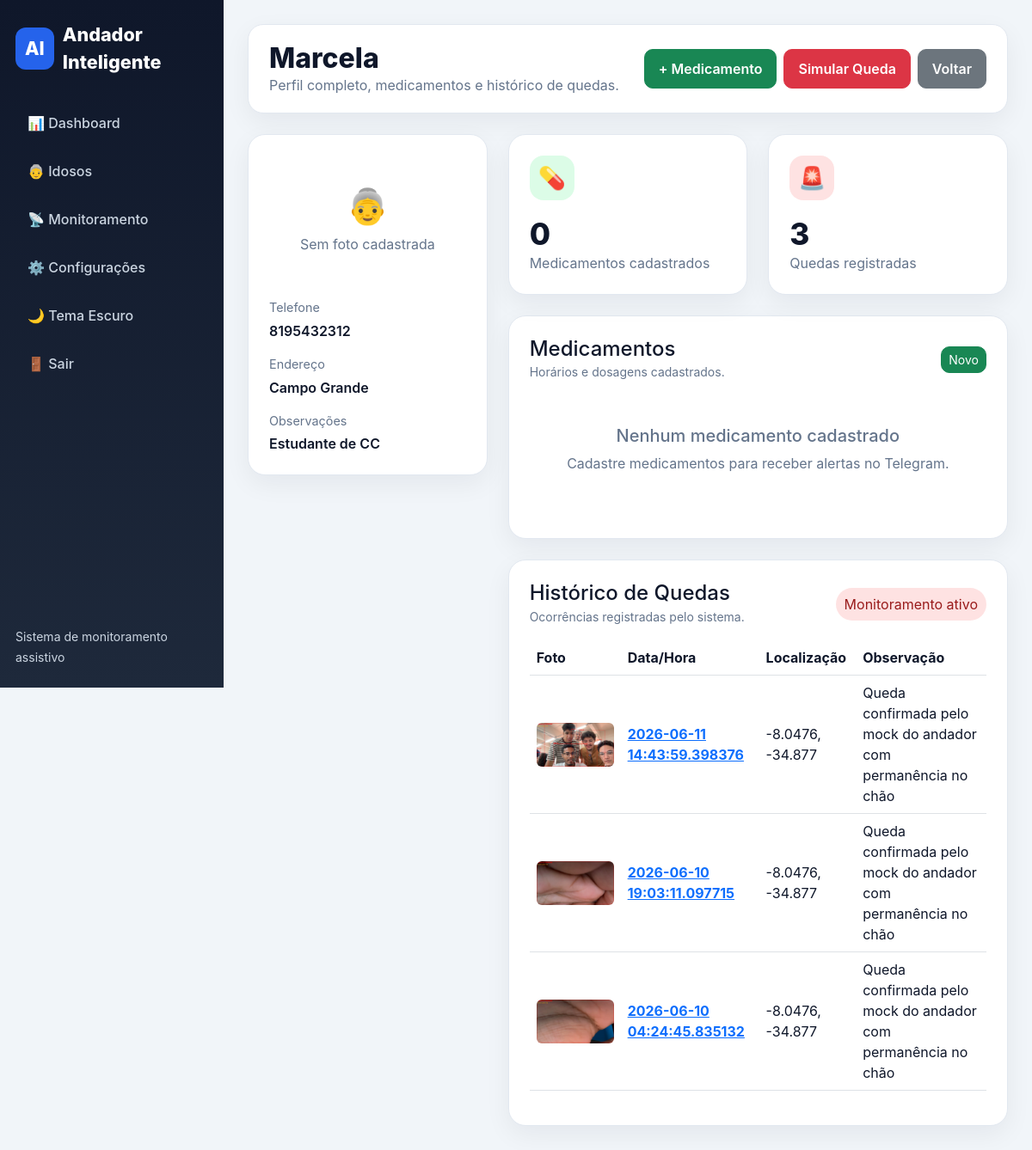
/idosos/2 (signed in), run on the app's committed database.
### models.py (models this page shows)
class Idoso(db.Model):
    __tablename__ = "idosos"
    id = db.Column(
        db.Integer,
        primary_key=True
    )
    usuario_id = db.Column(
        db.Integer,
        db.ForeignKey("usuarios.id"),
        nullable=False
    )
    nome = db.Column(
        db.String(100),
        nullable=False
    )
    data_nascimento = db.Column(
        db.Date
    )
    telefone = db.Column(
        db.String(20)
    )
    endereco = db.Column(
        db.String(255)
    )
    foto = db.Column(
        db.String(255)
    )
    observacoes = db.Column(
        db.Text
    )
    ativo = db.Column(
        db.Boolean,
        default=True
    )

class Queda(db.Model):
    __tablename__ = "quedas"
    id = db.Column(
        db.Integer,
        primary_key=True
    )
    idoso_id = db.Column(
        db.Integer,
        db.ForeignKey("idosos.id"),
        nullable=False
    )
    foto = db.Column(
        db.String(255)
    )
    latitude = db.Column(
        db.Float
    )
    longitude = db.Column(
        db.Float
    )
    observacao = db.Column(
        db.Text
    )
    data_hora = db.Column(
        db.DateTime,
        default=datetime.utcnow
    )

### app.py (the view)
@app.route(
    "/idosos/<int:idoso_id>"
)
def visualizar_idoso(idoso_id):
    if "usuario_id" not in session:
        return redirect(
            "/login"
        )
    idoso = Idoso.query.filter_by(
        id=idoso_id,
        usuario_id=session[
            "usuario_id"
        ]
    ).first_or_404()
    medicamentos = Medicamento.query.filter_by(
        idoso_id=idoso.id
    ).all()
    quedas = (
        Queda.query
        .filter_by(
            idoso_id=idoso.id
        )
        .order_by(
            Queda.data_hora.desc()
        )
        .all()
    )
    return render_template(
        "idoso_detalhes.html",
        idoso=idoso,
        medicamentos=medicamentos,
        quedas=quedas
    )

### projeto-andador-flask/templates/idoso_detalhes.html (shortened to what this page needs)
{% extends 'base.html' %}
{% block conteudo %}
<div class="page-header">
    <div>
        <h2>{{ idoso.nome }}</h2>
        <p>
            Perfil completo, medicamentos e histórico de quedas.
        </p>
    </div>
    <div class="d-flex gap-2 flex-wrap">
        <a
            href="/idosos/{{ idoso.id }}/medicamentos/novo"
            class="btn btn-success btn-soft">
            + Medicamento
        </a>
        <a
            href="/idosos/{{ idoso.id }}/simular-queda"
            class="btn btn-danger btn-soft">
            Simular Queda
        </a>
        <a
            href="/idosos"
            class="btn btn-secondary btn-soft">
            Voltar
        </a>
    </div>
</div>
<div class="row g-4">
    <div class="col-lg-4">
        <div class="panel-card">
            {% if idoso.foto %}
            <img
                src="{{ url_for('static', filename='uploads/' + idoso.foto) }}"
                class="profile-img mb-3">
            {% else %}
            <div class="empty-state">
                <h1>👵</h1>
                <p>Sem foto cadastrada</p>
            </div>
            {% endif %}
            <div class="mb-3">
                <div class="info-label">Telefone</div>
                <div class="info-value">
                    {{ idoso.telefone or 'Não informado' }}
                </div>
            </div>
            <div class="mb-3">
                <div class="info-label">Endereço</div>
                <div class="info-value">
                    {{ idoso.endereco or 'Não informado' }}
                </div>
            </div>
            <div>
                <div class="info-label">Observações</div>
                <div class="info-value">
                    {{ idoso.observacoes or 'Nenhuma observação cadastrada.' }}
                </div>
            </div>
        </div>
    </div>
    <div class="col-lg-8">
        <div class="row g-4 mb-4">
            <div class="col-md-6">
                <div class="stat-card">
                    <div class="stat-icon stat-green">
                        💊
                    </div>
                    <h3>{{ medicamentos|length }}</h3>
                    <p>Medicamentos cadastrados</p>
                </div>
            </div>
            <div class="col-md-6">
                <div class="stat-card">
                    <div class="stat-icon stat-red">
                        🚨
                    </div>
                    <h3>{{ quedas|length }}</h3>
                    <p>Quedas registradas</p>
                </div>
            </div>
        </div>
        <div class="panel-card mb-4">
            <div class="d-flex justify-content-between align-items-center mb-3">
                <div>
                    <h4 class="mb-0">Medicamentos</h4>
                    <small class="text-muted">
                        Horários e dosagens cadastrados.
                    </small>
                </div>
                <a
                    href="/idosos/{{ idoso.id }}/medicamentos/novo"
                    class="btn btn-success btn-sm">
                    Novo
                </a>
            </div>
            {% if medicamentos %}
            <table class="table table-hover">
                <thead>
                    <tr>
                        <th>Nome</th>
                        <th>Dosagem</th>
                        <th>Horário</th>
                    </tr>
                </thead>
                <tbody>
                    {% for m in medicamentos %}
                    <tr>
                        <td>{{ m.nome }}</td>
                        <td>{{ m.dosagem }}</td>
                        <td>
                            <span class="badge bg-primary">
                                {{ m.horario }}
                            </span>
                        </td>
                    </tr>
                    {% endfor %}
                </tbody>
            </table>
            {% else %}
            <div class="empty-state">
                <h5>Nenhum medicamento cadastrado</h5>
                <p>
                    Cadastre medicamentos para receber alertas no Telegram.
                </p>
            </div>
            {% endif %}
        </div>
        <div class="panel-card">
            <div class="d-flex justify-content-between align-items-center mb-3">
                <div>
                    <h4 class="mb-0">Histórico de Quedas</h4>
                    <small class="text-muted">
                        Ocorrências registradas pelo sistema.
                    </small>
                </div>
                <span class="badge-soft-danger">
                    Monitoramento ativo
                </span>
            </div>
            {% if quedas %}
            <table class="table table-hover">
                <thead>
                    <tr>
                        <th>Foto</th>
                        <th>Data/Hora</th>
                        <th>Localização</th>
                        <th>Observação</th>
                    </tr>
                </thead>
                <tbody>
                    {% for q in quedas %}
                    <tr>
                        <td>
                            {% if q.foto %}
                            <img
                                src="{{ url_for('static', filename='uploads/quedas/' + q.foto) }}"
                                width="90"
                                class="rounded">
                            {% else %}
                            Sem foto
                            {% endif %}
                        </td>
                        <td>
                            <a href="/quedas/{{ q.id }}" class="fw-bold">
                                {{ q.data_hora }}
                            </a>
                        </td>
                        <td>
                            {{ q.latitude }},
                            {{ q.longitude }}
                        </td>
                        <td>
                            {{ q.observacao }}
                        </td>
                    </tr>
                    {% endfor %}
                </tbody>
            </table>
            {% endif %}
        </div>
    </div>
</div>
{% endblock %}

### projeto-andador-flask/templates/base.html (shortened to what this page needs)
<!DOCTYPE html>
<html lang="pt-br">
<head>
    <link
        href="https://cdn.jsdelivr.net/npm/bootstrap@5.3.3/dist/css/bootstrap.min.css"
        rel="stylesheet">
    <link
        rel="stylesheet"
        href="{{ url_for('static', filename='css/style.css') }}">
</head>
<body>
{% if session.get("usuario_id") %}
<div class="app-wrapper">
    <aside class="sidebar">
        <div class="sidebar-brand">
            <span>AI</span>
            Andador Inteligente
        </div>
        <nav class="sidebar-menu">
            <a href="/">
                📊 Dashboard
            </a>
            <a href="/idosos">
                👵 Idosos
            </a>
            <a href="/monitoramento">
                📡 Monitoramento
            </a>
            <a href="/configuracoes">
                ⚙️ Configurações
            </a>
            <button
                id="theme-toggle"
                class="theme-button">
                🌙 Tema Escuro
            </button>
            <a href="/logout">
                🚪 Sair
            </a>
        </nav>
        <div class="sidebar-footer">
            <small>
                Sistema de monitoramento assistivo
            </small>
        </div>
    </aside>
    <main class="main-content">
        {% block conteudo %}
        {% endblock %}
    </main>
</div>
{% endif %}
</body>
</html>

### projeto-andador-flask/static/css/style.css (style rules this page uses)
:root { --primary: #2563eb; --primary-dark: #1e40af; --bg: #f1f5f9; --card-bg: #ffffff; --text: #0f172a; --muted: #64748b; --border: #e2e8f0; --sidebar-bg: linear-gradient(180deg, #0f172a, #1e293b); --sidebar-text: #cbd5e1; --danger: #dc2626; --success: #16a34a; --warning: #f59e0b; --shadow: 0 10px 30px rgba(15, 23, 42, 0.06); }
* { box-sizing: border-box; }
body { background: var(--bg); font-family: -apple-system, BlinkMacSystemFont, "Segoe UI", sans-serif; color: var(--text); transition: background 0.2s, color 0.2s; }
.app-wrapper { display: flex; min-height: 100vh; }
.sidebar { width: 260px; background: var(--sidebar-bg); color: white; padding: 24px 18px; position: fixed; height: 100vh; left: 0; top: 0; }
.sidebar-brand { font-size: 1.35rem; font-weight: 800; margin-bottom: 30px; display: flex; align-items: center; gap: 10px; }
.sidebar-brand span { background: var(--primary); padding: 8px 11px; border-radius: 12px; }
.sidebar-menu { display: flex; flex-direction: column; gap: 8px; }
.sidebar-menu a, .theme-button { color: var(--sidebar-text); text-decoration: none; padding: 12px 14px; border-radius: 12px; transition: 0.2s; font-weight: 500; background: transparent; border: none; text-align: left; width: 100%; cursor: pointer; }
.sidebar-footer { position: absolute; bottom: 24px; left: 18px; right: 18px; color: var(--sidebar-text); }
.main-content { margin-left: 260px; width: calc(100% - 260px); padding: 28px; }
.stat-card, .panel-card, .card { background: var(--card-bg); border: 1px solid var(--border); color: var(--text); box-shadow: var(--shadow); }
.stat-card { border-radius: 20px; padding: 24px; transition: 0.2s; height: 100%; }
.stat-icon { width: 52px; height: 52px; border-radius: 16px; display: flex; align-items: center; justify-content: center; font-size: 1.6rem; margin-bottom: 18px; }
.stat-green { background: #dcfce7; color: #16a34a; }
.stat-red { background: #fee2e2; color: #dc2626; }
.stat-card h3 { font-size: 2.2rem; font-weight: 800; margin: 0; }
.stat-card p { color: var(--muted); margin: 0; }
.panel-card { border-radius: 20px; padding: 24px; }
.btn-soft { border-radius: 12px; padding: 10px 16px; font-weight: 600; }
.table { vertical-align: middle; color: var(--text); }
.table th { color: var(--text); }
.table td { color: var(--text); }
.badge-soft-danger { background: #fee2e2; color: #991b1b; padding: 7px 10px; border-radius: 999px; }
.empty-state { text-align: center; padding: 35px; color: var(--muted); }
.btn { border-radius: 10px; }
.text-muted { color: var(--muted) !important; }
.page-header { display: flex; justify-content: space-between; align-items: center; background: var(--card-bg); border: 1px solid var(--border); border-radius: 18px; padding: 20px 24px; margin-bottom: 24px; box-shadow: var(--shadow); }
.page-header h2 { margin: 0; font-weight: 800; }
.page-header p { margin: 0; color: var(--muted); }
.info-label { color: var(--muted); font-size: 0.9rem; margin-bottom: 4px; }
.info-value { font-weight: 600; color: var(--text); }

### data on the page
Idoso: nome "Marcela", telefone "8195432312", endereco "Campo Grande", observacoes "Estudante de CC"
Queda: foto (picture), data_hora "2026-06-11 14:43:59.398376", latitude "-8.0476", longitude "-34.877", observacao "Queda confirmada pelo mock do andador com permanência no chão"
Queda: foto (picture), data_hora "2026-06-10 19:03:11.097715", latitude "-8.0476", longitude "-34.877", observacao "Queda confirmada pelo mock do andador com permanência no chão"
Queda: foto (picture), data_hora "2026-06-10 04:24:45.835132", latitude "-8.0476", longitude "-34.877", observacao "Queda confirmada pelo mock do andador com permanência no chão"

### other printed values
{{ medicamentos|length }} "0"
{{ quedas|length }} "3"
